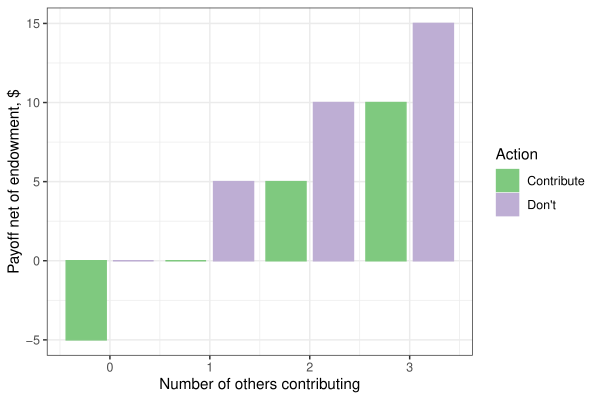

Reproduce this figure in R.
library(tidyverse)
contribute <- seq(-5,10,5)
dont <- seq(0,15,5)
df <- tibble(contribute, dont)
df2 <- df %>% gather(action, payoff)
df2 <- df2 %>% mutate(action = factor(action),
                      others = rep(seq(0,3,1),2))
vcmplot <- 
  df2 %>% 
  ggplot(aes(x = others, y = payoff, group = action, color = action, fill = action)) + 
  geom_bar(stat = "identity", position = "dodge") + 
  xlab("Number of others contributing") + 
  ylab("Payoff net of endowment, $") + 
  scale_fill_brewer(type = "qual", 
                    palette = "Accent",
                    name = "Action", 
                    breaks = c("contribute", "dont"), 
                    labels = c("Contribute", "Don't")) + 
  scale_color_brewer(type = "qual", 
                     palette = "Accent",
                     name = "Action", 
                     breaks = c("contribute", "dont"), 
                     labels = c("Contribute", "Don't")) +
  theme_bw()
vcmplot
ggsave("people/nplayer_vcm.pdf", vcmplot , width = 6, height = 4)
  
  
